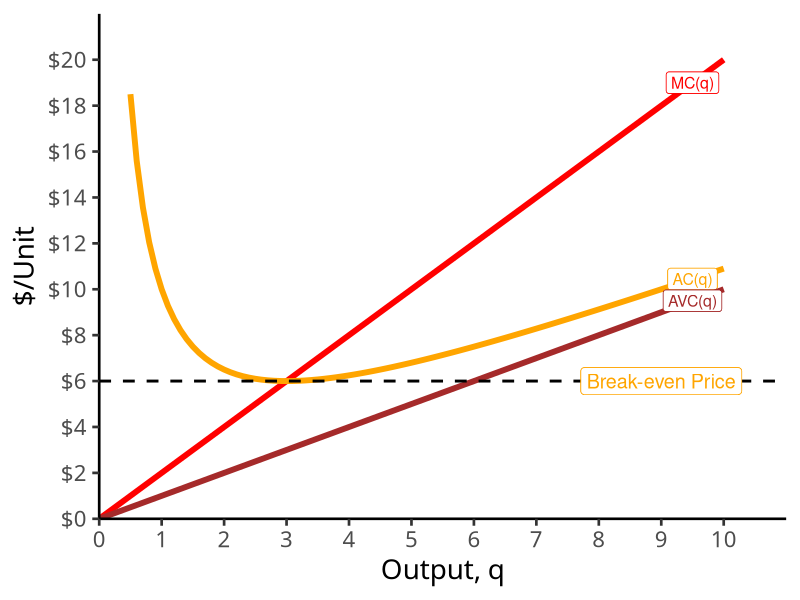
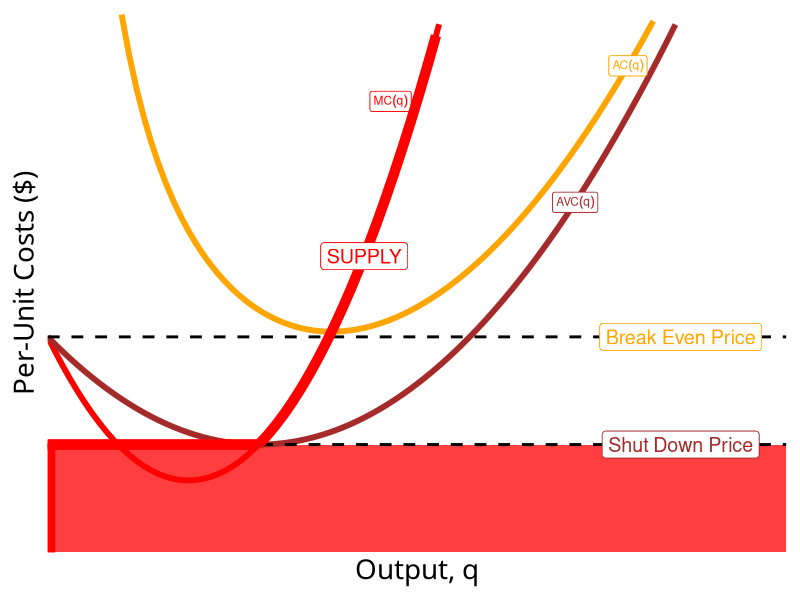
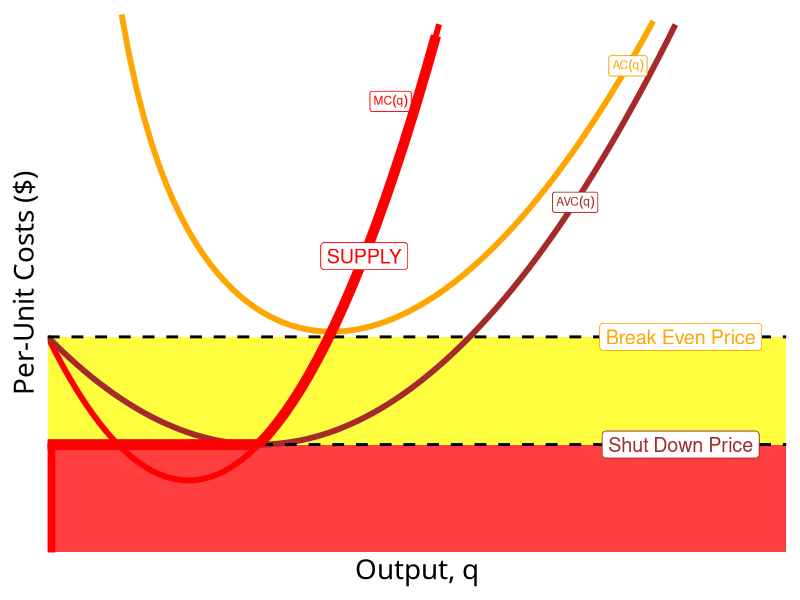
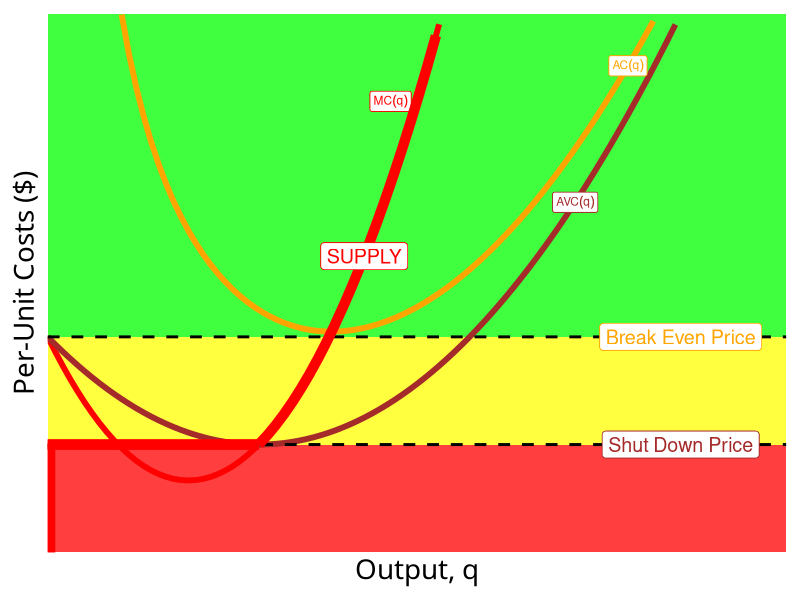
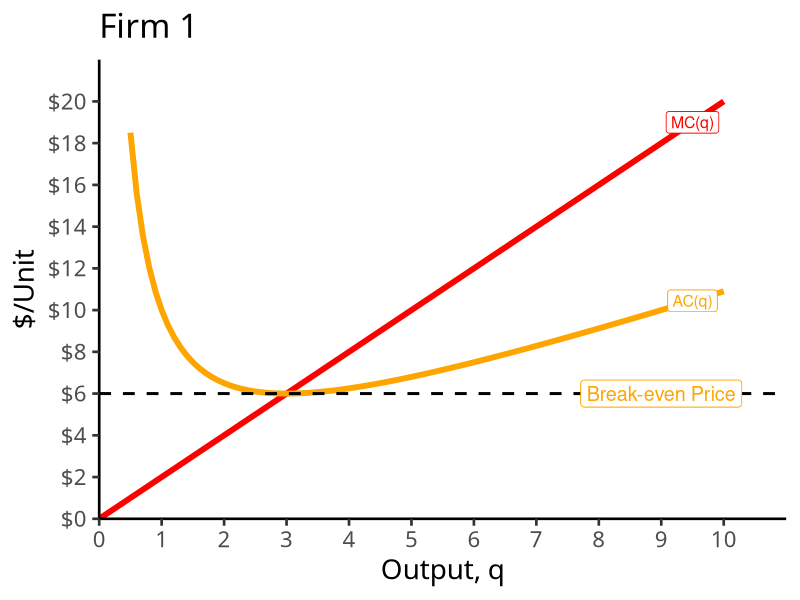
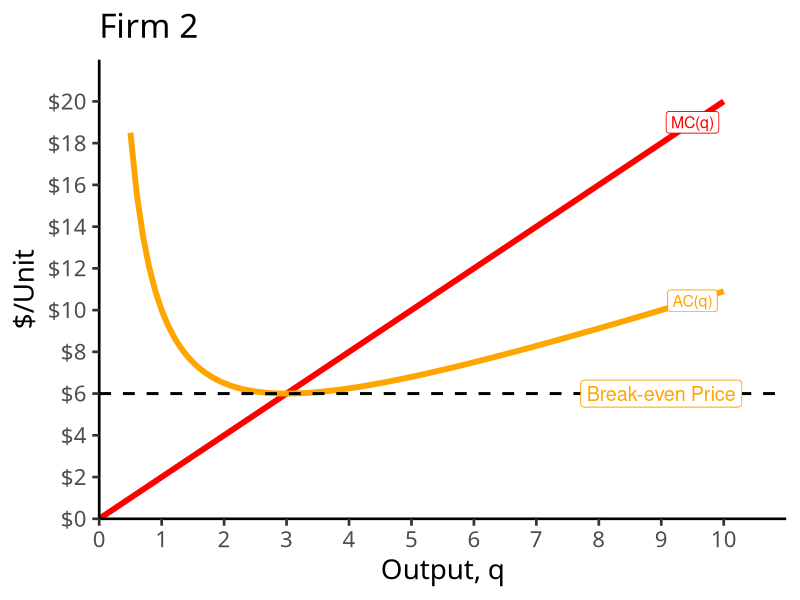
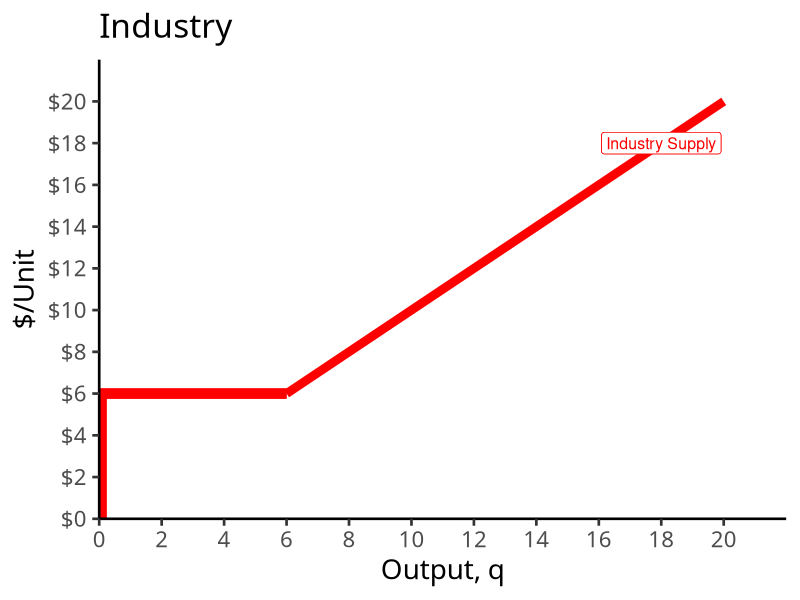
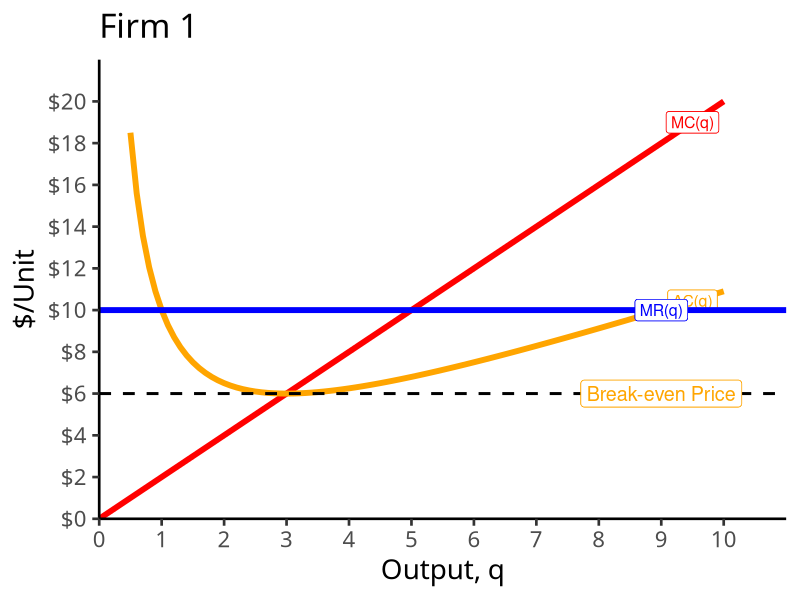

Write the R code that produced these figures, in order.
## ---- chunk 1
options(htmltools.dir.version = FALSE)
knitr::opts_chunk$set(echo = F,
                      warning = F,
                      message = F,
                      fig.retina = 3,
                      fig.align = "center")
library("tidyverse")
library("ggrepel")

theme_slides <- theme_light() + 
  theme(
    text = element_text(family = "Fira Sans", size = 24)
  )

## ---- chunk 2
mc<-function(x){2*x}
ac<-function(x){x+9/x}
avc<-function(x){x}


ggplot(data.frame(x=c(0,10)), aes(x=x))+
  stat_function(fun=mc, geom="line", size=2, color = "red")+
    geom_label(aes(x=9.5,y=mc(9.5)), color = "red", label="MC(q)", size = 4)+
  stat_function(fun=ac, geom="line", size=2, color = "orange")+
    geom_label(aes(x=9.5,y=ac(9.5)), color = "orange", label="AC(q)", size = 4)+
  stat_function(fun=avc, geom="line", size=2, color = "brown")+
    geom_label(aes(x=9.5,y=avc(9.5)), color = "brown", label="AVC(q)", size = 4)+
  # break even line
  geom_hline(yintercept=6, size=1, linetype="dashed")+
  geom_label(x=9,y=6, label="Break-even Price", size =5, color="orange")+
    scale_x_continuous(breaks=seq(0,10,1),
                     limits=c(0,10),
                     expand=expand_scale(mult=c(0,0.1)))+
  scale_y_continuous(breaks=seq(0,20,2),
                     labels=scales::dollar,
                     limits=c(0,20),
                     expand=expand_scale(mult=c(0,0.1)))+
  labs(x = "Output, q",
       y = "$/Unit")+
  theme_classic(base_family = "Fira Sans Condensed", base_size=20)

## ---- chunk 3
marginal<-function(x){3*x^2-8*x+8}
average<-function(x){x^2-4*x+8+10/x}
averagev<-function(x){x^2-4*x+8}
price1<-function(x){10}

ggplot(data.frame(x=c(0,10)), aes(x=x))+
  geom_rect(xmin=0, xmax=7, ymin=0, ymax=4, fill="red", alpha=0.5)+
  stat_function(fun=marginal, geom="line", size=2, color = "red")+
    geom_label(aes(x=3.25,y=marginal(3.5)), color = "red", label=expression(MC(q)), size = 3)+
  stat_function(fun=averagev, geom="line", size=2, color = "brown")+
    geom_label(aes(x=5,y=averagev(5)), color = "brown", label=expression(AVC(q)), size = 3)+
  stat_function(fun=average, geom="line", size=2, color = "orange")+
    geom_label(aes(x=5.5,y=average(5.5)), color = "orange", label=expression(AC(q)), size = 3)+
    scale_x_continuous(breaks=NULL,
                       limits=c(0,7),
                       expand=c(0,0))+
  scale_y_continuous(breaks=NULL,
                     limits=c(0,20),
                     expand=c(0,0))+
  #scale_colour_manual("Curves", values = line_colors, guide=F)+
  labs(x = "Output, q",
       y = "Per-Unit Costs ($)")+
  theme_classic(base_family = "Fira Sans Condensed", base_size=20)+
  
  geom_hline(yintercept=8, size=1, linetype="dashed")+
  geom_label(x=6,y=8, label="Break Even Price", size =5, color="orange")+
  geom_hline(yintercept=4, size=1, linetype="dashed")+
  geom_label(x=6,y=4, label="Shut Down Price", size =5, color="brown")+
  geom_segment(x=0,xend=0,y=0,yend=4, color="red", size=5)+
  geom_segment(x=0,xend=2,y=4,yend=4, color="red", size=3.5)+
  stat_function(fun=marginal, xlim=c(2,10), geom="line", size=3.5, color = "red")+
    geom_label(aes(x=3,y=marginal(3)), color = "red", label="SUPPLY", size = 5)
## ---- chunk 4
ggplot(data.frame(x=c(0,10)), aes(x=x))+
  geom_rect(xmin=0, xmax=7, ymin=0, ymax=4, fill="red", alpha=0.5)+
  geom_rect(xmin=0, xmax=7, ymin=4, ymax=8, fill="yellow", alpha=0.5)+
  stat_function(fun=marginal, geom="line", size=2, color = "red")+
    geom_label(aes(x=3.25,y=marginal(3.5)), color = "red", label=expression(MC(q)), size = 3)+
  stat_function(fun=averagev, geom="line", size=2, color = "brown")+
    geom_label(aes(x=5,y=averagev(5)), color = "brown", label=expression(AVC(q)), size = 3)+
  stat_function(fun=average, geom="line", size=2, color = "orange")+
    geom_label(aes(x=5.5,y=average(5.5)), color = "orange", label=expression(AC(q)), size = 3)+
    scale_x_continuous(breaks=NULL,
                       limits=c(0,7),
                       expand=c(0,0))+
  scale_y_continuous(breaks=NULL,
                     limits=c(0,20),
                     expand=c(0,0))+
  #scale_colour_manual("Curves", values = line_colors, guide=F)+
  labs(x = "Output, q",
       y = "Per-Unit Costs ($)")+
  theme_classic(base_family = "Fira Sans Condensed", base_size=20)+
  
  geom_hline(yintercept=8, size=1, linetype="dashed")+
  geom_label(x=6,y=8, label="Break Even Price", size =5, color="orange")+
  geom_hline(yintercept=4, size=1, linetype="dashed")+
  geom_label(x=6,y=4, label="Shut Down Price", size =5, color="brown")+
  geom_segment(x=0,xend=0,y=0,yend=4, color="red", size=5)+
  geom_segment(x=0,xend=2,y=4,yend=4, color="red", size=3.5)+
  stat_function(fun=marginal, xlim=c(2,10), geom="line", size=3.5, color = "red")+
    geom_label(aes(x=3,y=marginal(3)), color = "red", label="SUPPLY", size = 5)
## ---- chunk 5
ggplot(data.frame(x=c(0,10)), aes(x=x))+
  geom_rect(xmin=0, xmax=7, ymin=0, ymax=4, fill="red", alpha=0.5)+
  geom_rect(xmin=0, xmax=7, ymin=4, ymax=8, fill="yellow", alpha=0.5)+
  geom_rect(xmin=0, xmax=7, ymin=8, ymax=20, fill="green", alpha=0.5)+
  stat_function(fun=marginal, geom="line", size=2, color = "red")+
    geom_label(aes(x=3.25,y=marginal(3.5)), color = "red", label=expression(MC(q)), size = 3)+
  stat_function(fun=averagev, geom="line", size=2, color = "brown")+
    geom_label(aes(x=5,y=averagev(5)), color = "brown", label=expression(AVC(q)), size = 3)+
  stat_function(fun=average, geom="line", size=2, color = "orange")+
    geom_label(aes(x=5.5,y=average(5.5)), color = "orange", label=expression(AC(q)), size = 3)+
    scale_x_continuous(breaks=NULL,
                       limits=c(0,7),
                       expand=c(0,0))+
  scale_y_continuous(breaks=NULL,
                     limits=c(0,20),
                     expand=c(0,0))+
  #scale_colour_manual("Curves", values = line_colors, guide=F)+
  labs(x = "Output, q",
       y = "Per-Unit Costs ($)")+
  theme_classic(base_family = "Fira Sans Condensed", base_size=20)+
  
  geom_hline(yintercept=8, size=1, linetype="dashed")+
  geom_label(x=6,y=8, label="Break Even Price", size =5, color="orange")+
  geom_hline(yintercept=4, size=1, linetype="dashed")+
  geom_label(x=6,y=4, label="Shut Down Price", size =5, color="brown")+
  geom_segment(x=0,xend=0,y=0,yend=4, color="red", size=5)+
  geom_segment(x=0,xend=2,y=4,yend=4, color="red", size=3.5)+
  stat_function(fun=marginal, xlim=c(2,10), geom="line", size=3.5, color = "red")+
    geom_label(aes(x=3,y=marginal(3)), color = "red", label="SUPPLY", size = 5)
## ---- chunk 6
mc<-function(x){2*x}
ac<-function(x){x+9/x}
avc<-function(x){x}


industry_1<-ggplot(data.frame(x=c(0,10)), aes(x=x))+
  stat_function(fun=mc, geom="line", size=2, color = "red")+
    geom_label(aes(x=9.5,y=mc(9.5)), color = "red", label="MC(q)", size = 4)+
  stat_function(fun=ac, geom="line", size=2, color = "orange")+
    geom_label(aes(x=9.5,y=ac(9.5)), color = "orange", label="AC(q)", size = 4)+
  # break even line
  geom_hline(yintercept=6, size=1, linetype="dashed")+
  geom_label(x=9,y=6, label="Break-even Price", size =5, color="orange")+
    scale_x_continuous(breaks=seq(0,10,1),
                     limits=c(0,10),
                     expand=expand_scale(mult=c(0,0.1)))+
  scale_y_continuous(breaks=seq(0,20,2),
                     labels=scales::dollar,
                     limits=c(0,20),
                     expand=expand_scale(mult=c(0,0.1)))+
  labs(x = "Output, q",
       y = "$/Unit")+
  theme_classic(base_family = "Fira Sans Condensed", base_size=20)
industry_1+labs(title="Firm 1")
## ---- chunk 7
industry_1+labs(title="Firm 2")
## ---- chunk 8
market_demand<-function(x){20-x}
market_supply<-function(x){x}

industry_tot<-ggplot(data.frame(x=c(0,10)), aes(x=x))+
  stat_function(fun=market_supply, xlim=c(6,20), geom="line", size=3, color = "red")+
  geom_segment(x=0,xend=0,y=0,yend=6, color="red", size=5)+
  geom_segment(x=0,xend=6,y=6,yend=6, color="red", size=3.5)+
  geom_label(aes(x=18,y=market_supply(18)), color = "red", label="Industry Supply", size = 4)+
      scale_x_continuous(breaks=seq(0,20,2),
                     limits=c(0,20),
                     expand=expand_scale(mult=c(0,0.1)))+
  scale_y_continuous(breaks=seq(0,20,2),
                     labels=scales::dollar,
                     limits=c(0,20),
                     expand=expand_scale(mult=c(0,0.1)))+
  labs(x = "Output, q",
       y = "$/Unit",
       title = "Industry")+
  theme_classic(base_family = "Fira Sans Condensed", base_size=20)
industry_tot
## ---- chunk 9
industry_1+
  geom_hline(yintercept=10, size=2, color="blue")+
  geom_label(x=9,y=10,label = "MR(q)", color="blue", size =4)+
  labs(title="Firm 1")
## ---- chunk 10
industry_1+
  geom_hline(yintercept=10, size=2, color="blue")+
  geom_label(x=9,y=10,label = "MR(q)", color="blue", size =4)+
  labs(title="Firm 2")
## ---- chunk 11
industry_tot+
  stat_function(fun=market_demand, geom="line", size=3, color = "blue")+
    geom_label(aes(x=18,y=market_demand(18)), color = "blue", label="Industry Demand", size = 4)+
  geom_segment(x=10,xend=10,y=0,yend=10, size=1, linetype="dashed")+
  geom_segment(x=0,xend=10,y=10,yend=10, size=1, linetype="dashed")
## ---- chunk 12
industry_1+
  geom_hline(yintercept=10, size=2, color="blue")+
  geom_label(x=9,y=10,label = "MR(q)", color="blue", size =4)+
  geom_segment(x=5,xend=5,y=0,yend=10, size=1, linetype="dashed")+
  geom_segment(x=0,xend=5,y=7.30,yend=7.30, size=1, linetype="dashed")+
  geom_rect(xmin=0,xmax=5,ymin=7.3,ymax=10, fill="green", alpha=0.25)+
  labs(title="Firm 1")
## ---- chunk 13
industry_1+
  geom_hline(yintercept=10, size=2, color="blue")+
  geom_hline(yintercept=10, size=2, color="blue")+
  geom_label(x=9,y=10,label = "MR(q)", color="blue", size =4)+
  geom_segment(x=5,xend=5,y=0,yend=10, size=1, linetype="dashed")+
  geom_segment(x=0,xend=5,y=7.30,yend=7.30, size=1, linetype="dashed")+
  geom_rect(xmin=0,xmax=5,ymin=7.3,ymax=10, fill="green", alpha=0.25)+
  labs(title="Firm 2")
## ---- chunk 14
industry_tot+
  stat_function(fun=market_demand, geom="line", size=3, color = "blue")+
    geom_label(aes(x=18,y=market_demand(18)), color = "blue", label="Industry Demand", size = 4)+
  geom_segment(x=10,xend=10,y=0,yend=10, size=1, linetype="dashed")+
  geom_segment(x=0,xend=10,y=10,yend=10, size=1, linetype="dashed")
## ---- chunk 15
industry_1+
  geom_hline(yintercept=6, size=2, color="blue")+
  geom_label(x=9,y=6,label = "MR(q)", color="blue", size =4)+
  geom_segment(x=3,xend=3,y=0,yend=6, size=1, linetype="dashed")+
  labs(title="Firm 1")
## ---- chunk 16
industry_1+
  geom_hline(yintercept=6, size=2, color="blue")+
  geom_label(x=9,y=6,label = "MR(q)", color="blue", size =4)+
  geom_segment(x=3,xend=3,y=0,yend=6, size=1, linetype="dashed")+
  labs(title="Firm 2")
## ---- chunk 17
market_supply_2<-function(x){0.5*x-1}

ggplot(data.frame(x=c(0,10)), aes(x=x))+
  stat_function(fun=market_supply_2, xlim=c(14,20), geom="line", size=3, color = "red")+
  geom_segment(x=0,xend=0,y=0,yend=6, color="red", size=5)+
  geom_segment(x=0,xend=14,y=6,yend=6, color="red", size=3.5)+
  geom_label(aes(x=18,y=market_supply_2(18)), color = "red", label="Industry Supply", size = 4)+
      scale_x_continuous(breaks=seq(0,20,2),
                     limits=c(0,20),
                     expand=expand_scale(mult=c(0,0.1)))+
  scale_y_continuous(breaks=seq(0,20,2),
                     labels=scales::dollar,
                     limits=c(0,20),
                     expand=expand_scale(mult=c(0,0.1)))+
  labs(x = "Output, q",
       y = "$/Unit",
       title = "Industry")+
  theme_classic(base_family = "Fira Sans Condensed", base_size=20)+
  stat_function(fun=market_demand, geom="line", size=3, color = "blue")+
    geom_label(aes(x=18,y=market_demand(18)), color = "blue", label="Industry Demand", size = 4)+
  geom_segment(x=14,xend=14,y=0,yend=6, size=1, linetype="dashed")
## ---- chunk 18
industry_1+labs(title="Firm 1 (Lower Cost)")
## ---- chunk 19
mc_worse<-function(x){2*x+4}
ac_worse<-function(x){x+9/x+4}

ggplot(data.frame(x=c(0,10)), aes(x=x))+
  stat_function(fun=mc_worse, geom="line", size=2, color = "red")+
    geom_label(aes(x=9.5,y=mc_worse(9.5)), color = "red", label="MC(q)", size = 4)+
  stat_function(fun=ac_worse, geom="line", size=2, color = "orange")+
    geom_label(aes(x=9.5,y=ac_worse(9.5)), color = "orange", label="AC(q)", size = 4)+
  # break even line
  geom_hline(yintercept=10, size=1, linetype="dashed")+
  geom_label(x=9,y=10, label="Break-even Price", size =5, color="orange")+
    scale_x_continuous(breaks=seq(0,10,1),
                     limits=c(0,10),
                     expand=expand_scale(mult=c(0,0.1)))+
  scale_y_continuous(breaks=seq(0,20,2),
                     labels=scales::dollar,
                     limits=c(0,20),
                     expand=expand_scale(mult=c(0,0.1)))+
  labs(x = "Output, q",
       y = "$/Unit",
       title = "Firm 2 (Higher Cost)")+
  theme_classic(base_family = "Fira Sans Condensed", base_size=20)
## ---- chunk 20
market_demand_rents<-function(x){16-0.8*x}

market_supply_rents_points<-tribble(
  ~x, ~y,
  0,6,
  3,6,
  4,8,
  8,10,
  10,12,
  12,14,
  14,16,
  16,18,
  18,20
)

ggplot(data.frame(x=c(0,10)), aes(x=x))+
  geom_path(data=market_supply_rents_points, aes(x=x,y=y), size=3, color = "red")+
  geom_segment(x=0,xend=0,y=0,yend=6, color="red", size=5)+
  geom_label(x=16,y=18, color = "red", label="Industry Supply", size = 4)+
      scale_x_continuous(breaks=seq(0,20,2),
                     limits=c(0,20),
                     expand=expand_scale(mult=c(0,0.1)))+
  scale_y_continuous(breaks=seq(0,20,2),
                     labels=scales::dollar,
                     limits=c(0,20),
                     expand=expand_scale(mult=c(0,0.1)))+
  labs(x = "Output, q",
       y = "$/Unit",
       title = "Industry")+
  theme_classic(base_family = "Fira Sans Condensed", base_size=20)
## ---- chunk 21
industry_1+
  geom_hline(yintercept=10, size=2, color="blue")+
  geom_hline(yintercept=10, size=2, color="blue")+
  geom_label(x=9,y=10,label = "MR(q)", color="blue", size =4)+
  geom_segment(x=5,xend=5,y=0,yend=10, size=1, linetype="dashed")+
  geom_segment(x=0,xend=5,y=7.30,yend=7.30, size=1, linetype="dashed")+
  geom_rect(xmin=0,xmax=5,ymin=7.3,ymax=10, fill="green", alpha=0.25)+
  labs(title="Firm 1 (Lower Cost)")
## ---- chunk 22
mc_worse<-function(x){2*x+4}
ac_worse<-function(x){x+9/x+4}

ggplot(data.frame(x=c(0,10)), aes(x=x))+
  stat_function(fun=mc_worse, geom="line", size=2, color = "red")+
    geom_label(aes(x=9.5,y=mc_worse(9.5)), color = "red", label="MC(q)", size = 4)+
  stat_function(fun=ac_worse, geom="line", size=2, color = "orange")+
    geom_label(aes(x=9.5,y=ac_worse(9.5)), color = "orange", label="AC(q)", size = 4)+
  # break even line
  geom_hline(yintercept=10, size=1, linetype="dashed")+
  geom_label(x=9,y=10, label="Break-even Price", size =5, color="orange")+
  
geom_hline(yintercept=10, size=2, color="blue")+
  geom_hline(yintercept=10, size=2, color="blue")+
  geom_label(x=9,y=10,label = "MR(q)", color="blue", size =4)+
  geom_segment(x=3,xend=3,y=0,yend=10, size=1, linetype="dashed")+
 scale_x_continuous(breaks=seq(0,10,1),
                     limits=c(0,10),
                     expand=expand_scale(mult=c(0,0.1)))+
  scale_y_continuous(breaks=seq(0,20,2),
                     labels=scales::dollar,
                     limits=c(0,20),
                     expand=expand_scale(mult=c(0,0.1)))+
  labs(x = "Output, q",
       y = "$/Unit",
       title = "Firm 2 (Higher Cost)")+
  theme_classic(base_family = "Fira Sans Condensed", base_size=20)
## ---- chunk 23
ggplot(data.frame(x=c(0,10)), aes(x=x))+
  geom_path(data=market_supply_rents_points, aes(x=x,y=y), size=3, color = "red")+
  geom_segment(x=0,xend=0,y=0,yend=6, color="red", size=5)+
  geom_label(x=16,y=18, color = "red", label="Industry Supply", size = 4)+
  stat_function(fun=market_demand_rents, geom="line", size=3, color = "blue")+
    geom_label(aes(x=18,y=market_demand_rents(18)), color = "blue", label="Industry Demand", size = 4)+
  geom_segment(x=8,xend=8,y=0,yend=10, size=1, linetype="dashed")+
  geom_segment(x=0,xend=8,y=10,yend=10, size=1, linetype="dashed")+
      scale_x_continuous(breaks=seq(0,20,2),
                     limits=c(0,20),
                     expand=expand_scale(mult=c(0,0.1)))+
  scale_y_continuous(breaks=seq(0,20,2),
                     labels=scales::dollar,
                     limits=c(0,20),
                     expand=expand_scale(mult=c(0,0.1)))+
  labs(x = "Output, q",
       y = "$/Unit",
       title = "Industry")+
  theme_classic(base_family = "Fira Sans Condensed", base_size=20)
## ---- chunk 24
demand_1=function(x){10-x}
supply_1=function(x){x}

changes<-ggplot(data.frame(x=c(0,10)), aes(x=x))+
  stat_function(fun=demand_1, geom="line", size=2, color = "blue")+
    geom_label(aes(x=9,y=demand_1(9)), color = "blue", label="Demand 1", size = 5)+
  stat_function(fun=supply_1, geom="line", size=2, color = "red")+
    geom_label(aes(x=9,y=supply_1(9)), color = "red", label="Supply 1", size = 5)+
  geom_segment(x=0, xend=5, y=5, yend=5, size=1, linetype="dotted")+
  geom_segment(x=5, xend=5, y=0, yend=5, size=1, linetype="dotted")+
    scale_x_continuous(breaks=seq(0,10,1),
                     limits=c(0,10),
                     expand=expand_scale(mult=c(0,0.1)))+
  scale_y_continuous(breaks=seq(0,10,1),
                     limits=c(0,10),
                     expand=expand_scale(mult=c(0,0.1)),
                     labels = function(x){paste("$", x, sep="")})+
  labs(x = "Quantity (q)",
       y = "Price (p)")+
  theme_classic(base_family = "Fira Sans Condensed", base_size=20)

changes
## ---- chunk 25

cs_1<-tribble(
  ~x, ~y,
  0, 10,
  0, 5,
  5, 5
)

cs<-ggplot(data.frame(x=c(0,10)), aes(x=x))+
  stat_function(fun=demand_1, geom="line", size=2, color = "blue")+
    geom_label(aes(x=9,y=demand_1(9)), color = "blue", label="Demand = Max WTP", size = 5)+
  geom_segment(x=0, xend=5, y=5, yend=5, size=1, linetype="dotted")+
  geom_segment(x=5, xend=5, y=0, yend=5, size=1, linetype="dotted")+
    scale_x_continuous(breaks=seq(0,10,1),
                     limits=c(0,10),
                     expand=expand_scale(mult=c(0,0.1)))+
  scale_y_continuous(breaks=seq(0,10,1),
                     limits=c(0,10),
                     expand=expand_scale(mult=c(0,0.1)),
                     labels = function(x){paste("$", x, sep="")})+
  labs(x = "Quantity (q)",
       y = "Price (p)")+
  theme_classic(base_family = "Fira Sans Condensed", base_size=20)

cs+geom_polygon(data=cs_1, aes(x=x,y=y), fill="blue", alpha=0.5)
## ---- chunk 26
cs+geom_polygon(data=cs_1, aes(x=x,y=y), fill="blue", alpha=0.5)
## ---- chunk 27

ps_1<-tribble(
  ~x, ~y,
  0, 0,
  0, 5,
  5, 5
)

ps<-ggplot(data.frame(x=c(0,10)), aes(x=x))+
  stat_function(fun=supply_1, geom="line", size=2, color = "red")+
    geom_label(aes(x=9,y=supply_1(9)), color = "red", label="Supply = Min WTA", size = 5)+
  geom_segment(x=0, xend=5, y=5, yend=5, size=1, linetype="dotted")+
  geom_segment(x=5, xend=5, y=0, yend=5, size=1, linetype="dotted")+
    scale_x_continuous(breaks=seq(0,10,1),
                     limits=c(0,10),
                     expand=expand_scale(mult=c(0,0.1)))+
  scale_y_continuous(breaks=seq(0,10,1),
                     limits=c(0,10),
                     expand=expand_scale(mult=c(0,0.1)),
                     labels = function(x){paste("$", x, sep="")})+
  labs(x = "Quantity (q)",
       y = "Price (p)")+
  theme_classic(base_family = "Fira Sans Condensed", base_size=20)

ps+geom_polygon(data=ps_1, aes(x=x,y=y), fill="red", alpha=0.5)
## ---- chunk 28
Demand=function(x){10-x}
Supply=function(x){x}

eq<-tribble(
  ~letter, ~x, ~y,
  "A", 5, 5
)

CS<-tibble(x=c(0,0,5),
           y=c(5,10,5))

PS<-tibble(x=c(0,0,5),
           y=c(0,5,5))

p<-ggplot(data.frame(x=c(0,10)), aes(x=x))+
  stat_function(fun=Demand, geom="line", size=2, color = "blue")+
  stat_function(fun=Supply, geom="line", size=2, color = "red")+
  geom_label(aes(x=9,y=Demand(9)), color = "blue", label="Demand", size = 6)+
  geom_label(aes(x=9,y=Supply(9)), color = "red", label="Supply", size = 6)+
  geom_segment(aes(x=0, xend=5, y=5, yend=5),size=1, linetype="dotted")+
  geom_segment(aes(x=5, xend=5, y=5, yend=0),size=1, linetype="dotted")+
  geom_polygon(data=CS, aes(x=x,y=y), fill="blue", alpha=0.5)+ #CS
  geom_polygon(data=PS, aes(x=x,y=y), fill="red", alpha=0.5)+ #PS
  geom_label(aes(x=1.5, y= 3), label="PS", color="red", size =6)+
  geom_label(aes(x=1.5, y= 7), label="CS", color="blue", size =6)+
  geom_point(data = eq,
             mapping=aes(x=x, y=y),
             size = 4)+
  geom_text_repel(data = eq,
             mapping=aes(x=x, y=y,
             label = letter),
             size = 6)+
    scale_x_continuous(breaks=seq(0,10,1),
                     limits=c(0,10),
                     expand=expand_scale(mult=c(0,0.1)))+
  scale_y_continuous(breaks=seq(0,10,1),
                     limits=c(0,10),
                     expand=expand_scale(mult=c(0,0.1)))+
  guides(fill=F)+
  labs(x = "Quantity",
       y = "Price")+
  theme_classic(base_family = "Fira Sans Condensed", base_size=20)
p
## ---- chunk 29
p
